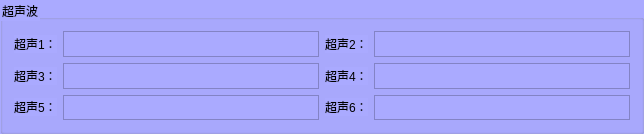
      <widget class="QGroupBox" name="groupBox_3">
       <property name="styleSheet">
        <string notr="true">background-color: rgb(170, 170, 255);</string>
       </property>
       <property name="title">
        <string>超声波</string>
       </property>
       <layout class="QGridLayout" name="gridLayout_3">
        <item row="0" column="0">
         <widget class="QLabel" name="label_19">
          <property name="sizePolicy">
           <sizepolicy hsizetype="Expanding" vsizetype="Fixed">
            <horstretch>0</horstretch>
            <verstretch>0</verstretch>
           </sizepolicy>
          </property>
          <property name="text">
           <string>超声1：</string>
          </property>
         </widget>
        </item>
        <item row="0" column="1">
         <widget class="QTextBrowser" name="urat1">
          <property name="sizePolicy">
           <sizepolicy hsizetype="Expanding" vsizetype="Fixed">
            <horstretch>0</horstretch>
            <verstretch>0</verstretch>
           </sizepolicy>
          </property>
          <property name="maximumSize">
           <size>
            <width>16777215</width>
            <height>26</height>
           </size>
          </property>
         </widget>
        </item>
        <item row="0" column="2">
         <widget class="QLabel" name="label_20">
          <property name="sizePolicy">
           <sizepolicy hsizetype="Expanding" vsizetype="Fixed">
            <horstretch>0</horstretch>
            <verstretch>0</verstretch>
           </sizepolicy>
          </property>
          <property name="text">
           <string>超声2：</string>
          </property>
         </widget>
        </item>
        <item row="0" column="3">
         <widget class="QTextBrowser" name="urat2">
          <property name="sizePolicy">
           <sizepolicy hsizetype="Expanding" vsizetype="Fixed">
            <horstretch>0</horstretch>
            <verstretch>0</verstretch>
           </sizepolicy>
          </property>
          <property name="maximumSize">
           <size>
            <width>16777215</width>
            <height>26</height>
           </size>
          </property>
         </widget>
        </item>
        <item row="1" column="0">
         <widget class="QLabel" name="label_21">
          <property name="sizePolicy">
           <sizepolicy hsizetype="Expanding" vsizetype="Fixed">
            <horstretch>0</horstretch>
            <verstretch>0</verstretch>
           </sizepolicy>
          </property>
          <property name="text">
           <string>超声3：</string>
          </property>
         </widget>
        </item>
        <item row="1" column="1">
         <widget class="QTextBrowser" name="urat3">
          <property name="sizePolicy">
           <sizepolicy hsizetype="Expanding" vsizetype="Fixed">
            <horstretch>0</horstretch>
            <verstretch>0</verstretch>
           </sizepolicy>
          </property>
          <property name="maximumSize">
           <size>
            <width>16777215</width>
            <height>26</height>
           </size>
          </property>
         </widget>
        </item>
        <item row="1" column="2">
         <widget class="QLabel" name="label_22">
          <property name="sizePolicy">
           <sizepolicy hsizetype="Expanding" vsizetype="Fixed">
            <horstretch>0</horstretch>
            <verstretch>0</verstretch>
           </sizepolicy>
          </property>
          <property name="text">
           <string>超声4：</string>
          </property>
         </widget>
        </item>
        <item row="1" column="3">
         <widget class="QTextBrowser" name="urat4">
          <property name="sizePolicy">
           <sizepolicy hsizetype="Expanding" vsizetype="Fixed">
            <horstretch>0</horstretch>
            <verstretch>0</verstretch>
           </sizepolicy>
          </property>
          <property name="maximumSize">
           <size>
            <width>16777215</width>
            <height>26</height>
           </size>
          </property>
         </widget>
        </item>
        <item row="2" column="0">
         <widget class="QLabel" name="label_23">
          <property name="sizePolicy">
           <sizepolicy hsizetype="Expanding" vsizetype="Fixed">
            <horstretch>0</horstretch>
            <verstretch>0</verstretch>
           </sizepolicy>
          </property>
          <property name="text">
           <string>超声5：</string>
          </property>
         </widget>
        </item>
        <item row="2" column="1">
         <widget class="QTextBrowser" name="urat5">
          <property name="sizePolicy">
           <sizepolicy hsizetype="Expanding" vsizetype="Fixed">
            <horstretch>0</horstretch>
            <verstretch>0</verstretch>
           </sizepolicy>
          </property>
          <property name="maximumSize">
           <size>
            <width>16777215</width>
            <height>25</height>
           </size>
          </property>
         </widget>
        </item>
        <item row="2" column="2">
         <widget class="QLabel" name="label_24">
          <property name="sizePolicy">
           <sizepolicy hsizetype="Expanding" vsizetype="Fixed">
            <horstretch>0</horstretch>
            <verstretch>0</verstretch>
           </sizepolicy>
          </property>
          <property name="text">
           <string>超声6：</string>
          </property>
         </widget>
        </item>
        <item row="2" column="3">
         <widget class="QTextBrowser" name="urat6">
          <property name="sizePolicy">
           <sizepolicy hsizetype="Expanding" vsizetype="Fixed">
            <horstretch>0</horstretch>
            <verstretch>0</verstretch>
           </sizepolicy>
          </property>
          <property name="maximumSize">
           <size>
            <width>16777215</width>
            <height>25</height>
           </size>
          </property>
         </widget>
        </item>
       </layout>
      </widget>
